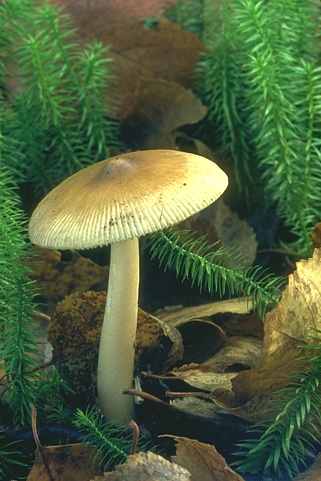
#> input picture Data/208001.jpg, 321 x 481 px
$ python -i Phase00.py   (imports and definitions only)   (older library calls are emulated)
#> lines starting #> are read from the running program, lines starting #| are printed output that depends on the picture; after the words box and inside, x2 and y2 are one past the last pixel; in counts of white or black regions, pixels touching at a corner belong together
### lab7_canny_edge_detection.py
# -*- coding: utf-8 -*-


import numpy as np
import cv2
from matplotlib import pyplot as plt

import os

def get_gradient_mag_phase(image):
    # Soblel kernels
    Sx = np.asarray([[-1, 0, 1 ],[-2, 0, 2],[-1, 0, 1]], dtype=float)
    Sy = np.asarray([[1, 2, 1 ],[0, 0, 0,],[-1, -2, -1]], dtype=float)

    Gx = cv2.filter2D(image,cv2.CV_32F,Sx)
    Gy = cv2.filter2D(image,cv2.CV_32F,Sy)
    # Magnitude
    G=np.sqrt(np.square(Gx)+np.square(Gy))
    # Phase
    Theta = np.degrees(np.arctan2(Gy,Gx)).astype(int)
    Theta = np.where(Theta < 0, Theta, Theta+180)
    ## Here I usse lambda functions but you can do in many other ways
    Theta = np.vectorize(lambda x: ((int((x+22.5)/45.))*45)%180)(Theta)

    return G, Theta


def non_maxima_suppression(G, Theta):
    edge_candidates = np.zeros(G.shape, dtype=np.uint8)

    # Slicing gli indici delle celle adiacenti per ogni direzione
    I, J = np.arange(1, G.shape[0]-1), np.arange(1, G.shape[1]-1)

    # Direzione 0 gradi (orizzontale)
    mask_0 = (Theta[1:-1, 1:-1] == 0) & (G[1:-1, 1:-1] >= G[1:-1, :-2]) & (G[1:-1, 1:-1] >= G[1:-1, 2:])
    edge_candidates[1:-1, 1:-1][mask_0] = 1

    # Direzione 45 gradi (diagonale - alto a sinistra a basso a destra)
    mask_45 = (Theta[1:-1, 1:-1] == 45) & (G[1:-1, 1:-1] >= G[2:, :-2]) & (G[1:-1, 1:-1] >= G[:-2, 2:])
    edge_candidates[1:-1, 1:-1][mask_45] = 1

    # Direzione 90 gradi (verticale)
    mask_90 = (Theta[1:-1, 1:-1] == 90) & (G[1:-1, 1:-1] >= G[:-2, 1:-1]) & (G[1:-1, 1:-1] >= G[2:, 1:-1])
    edge_candidates[1:-1, 1:-1][mask_90] = 1

    # Direzione 135 gradi (diagonale - alto a destra a basso a sinistra)
    mask_135 = (Theta[1:-1, 1:-1] == 135) & (G[1:-1, 1:-1] >= G[:-2, :-2]) & (G[1:-1, 1:-1] >= G[2:, 2:])
    edge_candidates[1:-1, 1:-1][mask_135] = 1

    return edge_candidates


def hysteresis_thresholding(G, edge_candidates, th_low, th_high):

    # Set all pixel with G > th_high as edges
    edges=np.where(G > th_high, 1, 0)
    # Discard non local maxima
    edges=np.multiply(edges, edge_candidates)
    #Check weak edges 3x3
    for i in range(1,G.shape[0]-1):
        for j in range(1,G.shape[1]-1):
            if G[i,j]>th_low and edges[i,j]!=1 and edge_candidates[i,j]==1:
                # Look for strong edges in 3x3
                if np.max(edges[i-1:i+1,j-1:j+1])>0:
                    edges[i,j]=1
    edges=edges.astype(dtype=np.uint8)
    return edges

# Canny Edge
def canny_edge(image,th_low,th_high):
    #1 Gaussian low pass - remove noise
    gauss_image=cv2.GaussianBlur(image,ksize=(0,0),sigmaX=2.0,sigmaY=0, borderType=cv2.BORDER_DEFAULT)
    #2 Gradient estimation
    G, Theta = get_gradient_mag_phase(gauss_image)
    #3 Non maxima suppresion
    edge_candidates=non_maxima_suppression(G, Theta)
    #4 Hysteresis thresholding
    edge_map = hysteresis_thresholding(G, edge_candidates, th_low, th_high)
    return edge_map

### dip.py
#######     ##   #######
##    ##    ##   ##     ##
##     ##   ##   ##     ##
##     ##   ##   #######
##     ##   ##   ##
##    ##    ##   ##
#######     ##   ##

from matplotlib import pyplot as plt
import cv2

def WizardFamiliar(speech = ''):

    if speech:
        bubble = f"  ___ {speech}"
    else:
        bubble = ""

    WizardsFamiliar = (f"""

             ^...^
            / o,o \\ {bubble}
            |):::(|
          ====w=w====

    """)
    # +3 Spot (dark)
    print(WizardsFamiliar)

# [27 lines left out: function show_image, not called in this run]

WizardFamiliar("DIP!")

### Phase00.py
import cv2
import dip
from lab7_canny_edge_detection import canny_edge

class Phase0:
    def Algo(self, path, show_im = False, show_BEM = False):
        im = cv2.imread(
            filename = path,
            flags = cv2.IMREAD_GRAYSCALE)
        if show_im:
            dip.show_image(
                image = im,
                title = "Original Image",
                info = True)
    ### BINARY EDGE MAP
        #gaussian blur all'interno del canny

        BEM = canny_edge(im,20,40)

        if show_BEM:
            dip.show_image(
                        image = BEM,
                        title = "Binary Edge Map",
                        info = False)
        return im, BEM

# [1 line not run here, left out]

class Phase0Gradient:
    def Algo(self, path, show_im = False, show_BEM = False):
#> called with path = 'Data/208001.jpg', show_im = False, show_BEM = False
        im = cv2.imread(
            filename = path,
            flags = cv2.IMREAD_GRAYSCALE)
#> im: shape (481, 321); min 15, max 255, mean 88.1
        if show_im:
            dip.show_image(
                image = im,
                title = "Original Image",
                info = True)
        ### BINARY EDGE MAP
        image = cv2.GaussianBlur(
                                src = im,
                                ksize = (0, 0),
                                sigmaX = 2.0,
                                sigmaY = 0,
                                borderType = cv2.BORDER_DEFAULT)
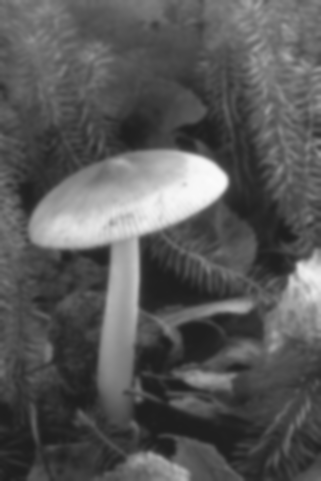
#> image: shape (481, 321); min 30, max 251, mean 88.1

        BEM = canny_edge(im,20,40)
#> in get_gradient_mag_phase, `Gx = cv2.filter2D(image,cv2.CV_32F,Sx)`:
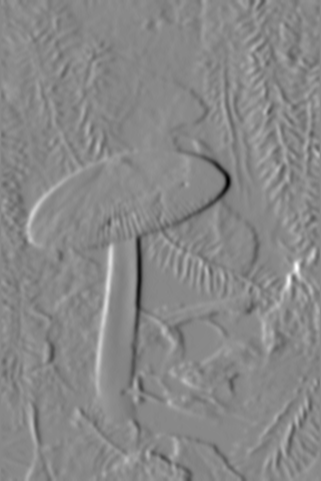
#> Gx: shape (481, 321) float32; min -286, max 250, mean 0.6; drawn with min black and max white
#> in get_gradient_mag_phase, `Theta = np.vectorize(lambda x: ((int((x+22.5)/45.))*45)%180)(Theta)`:
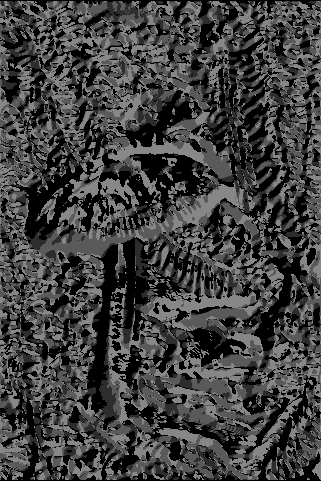
#> Theta: shape (481, 321) int64; min 0, max 135, mean 63.7
#> in non_maxima_suppression, `mask_0 = (Theta[1:-1, 1:-1] == 0) & (G[1:-1, 1:-1] >= G[1:-1, :-2]) & ..`:
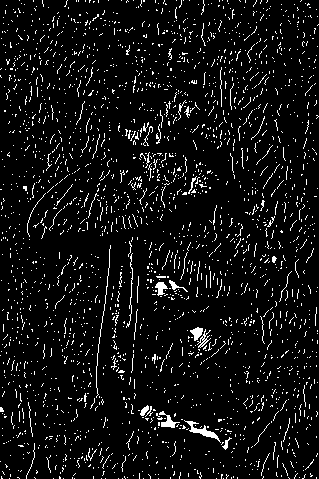
#> mask_0: shape (479, 319) bool; 6.7% white in thin lines or dots
#> in non_maxima_suppression, `mask_45 = (Theta[1:-1, 1:-1] == 45) & (G[1:-1, 1:-1] >= G[2:, :-2]) & ..`: mask_45: shape (479, 319) bool; 4.1% white in thin lines or dots
#> in non_maxima_suppression, `mask_90 = (Theta[1:-1, 1:-1] == 90) & (G[1:-1, 1:-1] >= G[:-2, 1:-1]) ..`: mask_90: shape (479, 319) bool; 4.9% white in thin lines or dots
#> in non_maxima_suppression, `mask_135 = (Theta[1:-1, 1:-1] == 135) & (G[1:-1, 1:-1] >= G[:-2, :-2])..`: mask_135: shape (479, 319) bool; 5.6% white in thin lines or dots
#> in canny_edge, `edge_candidates=non_maxima_suppression(G, Theta)`: edge_candidates: shape (481, 321); values 0 (black) and 1 (white), 21.1% white in thin lines or dots
#> in hysteresis_thresholding, `edges=np.where(G > th_high, 1, 0)`: edges: shape (481, 321) int64; values 0 (black) and 1 (white), 18.9% white; 430 white regions (279 under 20 px), largest, box (x1, y1, x2, y2) and area: (18, 137, 258, 400) 9407, (163, 245, 321, 393) 3580, (93, 432, 246, 481) 1625
#> in hysteresis_thresholding, `edges=np.multiply(edges, edge_candidates)`: edges: shape (481, 321) int64; values 0 (black) and 1 (white), 5.3% white in thin lines or dots
#> after the loop in hysteresis_thresholding, `for i in range(1,G.shape[0]-1):`:
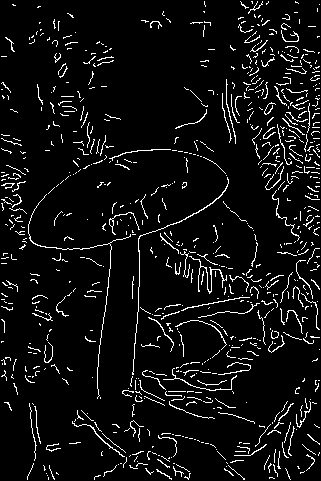
#> edges: shape (481, 321) int64; values 0 (black) and 1 (white), 6.3% white in thin lines or dots

        Gx = cv2.Sobel(image, cv2.CV_64F, 1, 0, ksize=3)
        Gy = cv2.Sobel(image, cv2.CV_64F, 0, 1, ksize=3)
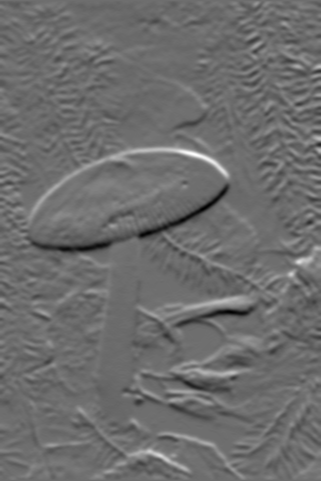
#> Gy: shape (481, 321) float64; min -203, max 267, mean -0.6; drawn with min black and max white
        G = cv2.magnitude(Gx, Gy)
        theta = cv2.phase(Gx, Gy)
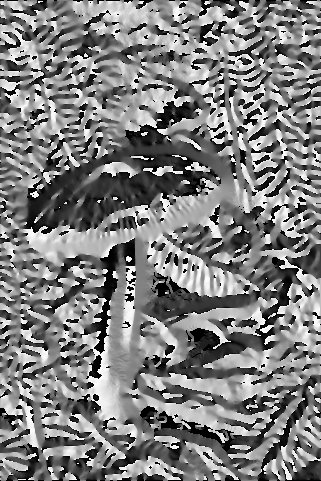
#> theta: shape (481, 321) float64; min 0, max 6.28, mean 3.13; drawn with min black and max white


        if show_BEM:
            dip.show_image(
                        image = BEM,
                        title = "Binary Edge Map",
                        info = False)
        return im, BEM, G, theta

>>> result = Phase0Gradient().Algo('Data/208001.jpg')

$ run again, on Data/apartment.png
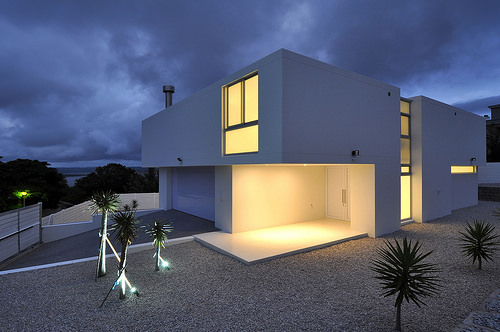
#> input picture Data/apartment.png, 500 x 332 px
#> mask_0: shape (330, 498) bool; 13% white in thin lines or dots
#> mask_45: shape (330, 498) bool; 4.1% white in thin lines or dots
#> mask_90: shape (330, 498) bool; 6.7% white in thin lines or dots
#> mask_135: shape (330, 498) bool; 7.5% white in thin lines or dots
#> edge_candidates: shape (332, 500); values 0 (black) and 1 (white), 31% white in thin lines or dots
#> after the loop in hysteresis_thresholding, `for i in range(1,G.shape[0]-1):`:
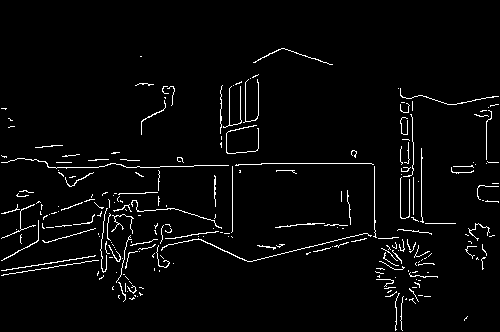
#> edges: shape (332, 500) int64; values 0 (black) and 1 (white), 3.1% white in thin lines or dots, all inside (x1, y1, x2, y2) = (1, 48, 499, 331)
#> in Algo, `theta = cv2.phase(Gx, Gy)`:
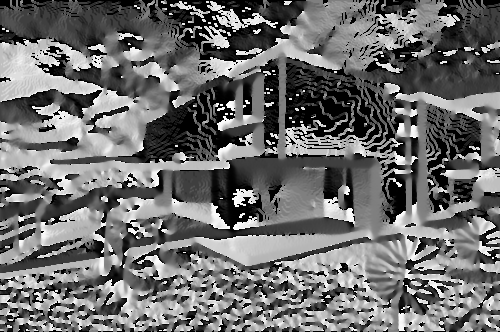
#> theta: shape (332, 500) float64; min 0, max 6.28, mean 2.72; drawn with min black and max white
